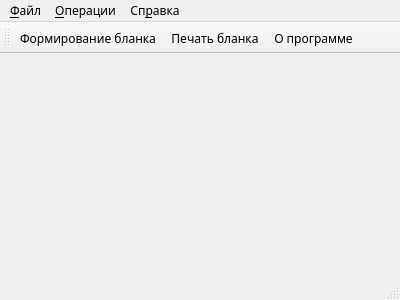
<?xml version="1.0" encoding="UTF-8"?>
<ui version="4.0">
 <class>MainWindow</class>
 <widget class="QMainWindow" name="MainWindow">
  <property name="geometry">
   <rect>
    <x>0</x>
    <y>0</y>
    <width>400</width>
    <height>300</height>
   </rect>
  </property>
  <property name="font">
   <font>
    <family>Play</family>
   </font>
  </property>
  <property name="windowTitle">
   <string>Печать бланков почтовых переводов</string>
  </property>
  <property name="windowIcon">
   <iconset resource="bppax.qrc">
    <normaloff>:/bpp/res/app.ico</normaloff>:/bpp/res/app.ico</iconset>
  </property>
  <widget class="QWidget" name="centralWidget"/>
  <widget class="QMenuBar" name="menuBar">
   <property name="geometry">
    <rect>
     <x>0</x>
     <y>0</y>
     <width>400</width>
     <height>21</height>
    </rect>
   </property>
   <widget class="QMenu" name="menu">
    <property name="title">
     <string>&amp;Файл</string>
    </property>
    <addaction name="actionExit"/>
   </widget>
   <widget class="QMenu" name="menu_2">
    <property name="title">
     <string>&amp;Операции</string>
    </property>
    <addaction name="actionCreateBlank"/>
    <addaction name="actionPrint"/>
   </widget>
   <widget class="QMenu" name="menu_3">
    <property name="title">
     <string>Сп&amp;равка</string>
    </property>
    <addaction name="actionHelp"/>
    <addaction name="actionAbout"/>
   </widget>
   <addaction name="menu"/>
   <addaction name="menu_2"/>
   <addaction name="menu_3"/>
  </widget>
  <widget class="QToolBar" name="mainToolBar">
   <property name="toolButtonStyle">
    <enum>Qt::ToolButtonTextUnderIcon</enum>
   </property>
   <attribute name="toolBarArea">
    <enum>TopToolBarArea</enum>
   </attribute>
   <attribute name="toolBarBreak">
    <bool>false</bool>
   </attribute>
   <addaction name="actionCreateBlank"/>
   <addaction name="actionPrint"/>
   <addaction name="actionAbout"/>
  </widget>
  <widget class="QStatusBar" name="statusBar"/>
  <action name="actionExit">
   <property name="text">
    <string>Выход</string>
   </property>
   <property name="statusTip">
    <string>Выход в монитор</string>
   </property>
   <property name="font">
    <font>
     <family>Play</family>
    </font>
   </property>
   <property name="shortcut">
    <string>Ctrl+Q</string>
   </property>
  </action>
  <action name="actionHelp">
   <property name="icon">
    <iconset resource="bppax.qrc">
     <normaloff>:/bpp/res/help.ico</normaloff>:/bpp/res/help.ico</iconset>
   </property>
   <property name="text">
    <string>Помощь</string>
   </property>
   <property name="shortcut">
    <string>F1</string>
   </property>
  </action>
  <action name="actionAbout">
   <property name="icon">
    <iconset resource="bppax.qrc">
     <normaloff>:/bpp/res/info.ico</normaloff>:/bpp/res/info.ico</iconset>
   </property>
   <property name="text">
    <string>О программе...</string>
   </property>
  </action>
  <action name="actionCreateBlank">
   <property name="text">
    <string>Формирование бланка</string>
   </property>
   <property name="statusTip">
    <string>Сформировать выбранный бланк из списка</string>
   </property>
  </action>
  <action name="actionPrint">
   <property name="icon">
    <iconset resource="bppax.qrc">
     <normaloff>:/bpp/res/print1.ico</normaloff>:/bpp/res/print1.ico</iconset>
   </property>
   <property name="text">
    <string>Печать бланка</string>
   </property>
   <property name="statusTip">
    <string>Печать бланка на принтере</string>
   </property>
   <property name="font">
    <font>
     <family>Play</family>
    </font>
   </property>
   <property name="shortcut">
    <string>Ctrl+P</string>
   </property>
  </action>
 </widget>
 <layoutdefault spacing="6" margin="11"/>
 <resources>
  <include location="bppax.qrc"/>
 </resources>
 <connections/>
</ui>
